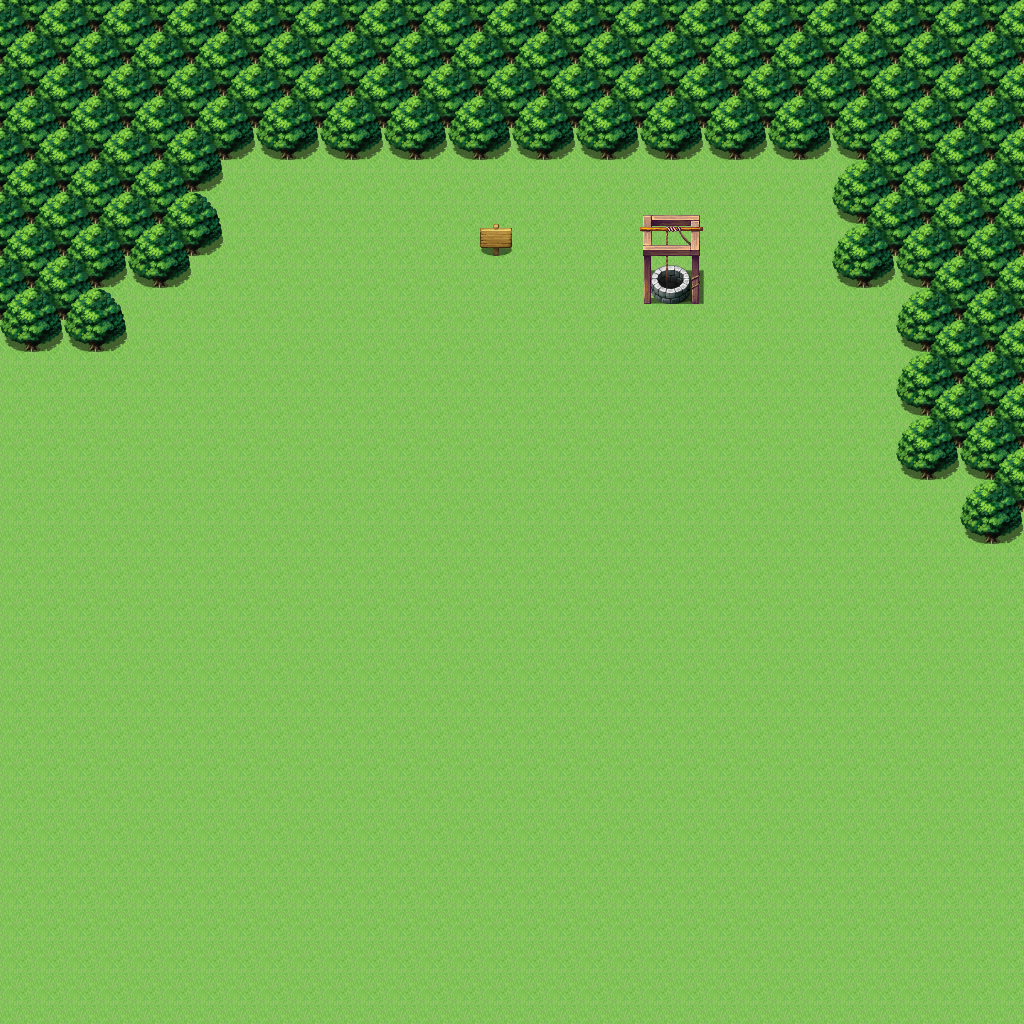

The image is a tile-based game level rendered from a .tmx file. Its description and source (layers, tilesets, objects; grid data summarised) follow:
An orthogonal 64x64 tile map with 16x16 px tiles, 3 tile layers (Floor, Objects, RenderOnTop) and 18 objects (spawn, sign_testing_0, wishing_well_0).

<map version="1.0" orientation="orthogonal" width="64" height="64" tilewidth="16" tileheight="16">
 <tileset firstgid="1" name="Default Tileset" tilewidth="16" tileheight="16">
  <image source="default_tileset.png" width="1024" height="2528" />
 </tileset>
 <layer name="Floor" width="64" height="64">
  <data>[4096 cells, 4096 non-empty, 4 distinct tile ids]</data>
 </layer>
 <layer name="Objects" width="64" height="64">
  <data>[4096 cells, 1000 non-empty, 44 distinct tile ids]</data>
 </layer>
 <layer name="RenderOnTop" width="64" height="64">
  <data>[4096 cells, 50 non-empty, 26 distinct tile ids]</data>
 </layer>
 <objectgroup name="entities" width="64" height="64">
  <object name="spawn" x="480" y="288" width="16" height="16">
   <properties>
    <property name="noclip" value="true" />
    <property name="script" value="script/entity/spawn.js" />
    <property name="type" value="0" />
   </properties>
  </object>
  <object name="sign_testing_0" x="480" y="240" width="32" height="16">
   <properties>
    <property name="script" value="script/entity/testing.js" />
    <property name="type" value="0" />
   </properties>
  </object>
  <object name="wishing_well_0" x="640" y="272" width="64" height="32">
   <properties>
    <property name="script" value="script/entity/wishing_well.js" />
    <property name="type" value="0" />
   </properties>
  </object>
 </objectgroup>
 <objectgroup name="collisions" width="64" height="64">
  <object x="0" y="0" width="1024" height="160" />
  <object x="0" y="160" width="192" height="128" />
  <object x="192" y="224" width="32" height="32" />
  <object x="192" y="160" width="32" height="32" />
  <object x="928" y="160" width="96" height="320" />
  <object x="992" y="480" width="32" height="64" />
  <object x="960" y="512" width="32" height="32" />
  <object x="896" y="448" width="32" height="32" />
  <object x="896" y="384" width="32" height="32" />
  <object x="896" y="320" width="32" height="32" />
  <object x="864" y="160" width="64" height="128" />
  <object x="832" y="256" width="32" height="32" />
  <object x="832" y="192" width="32" height="32" />
  <object x="0" y="288" width="96" height="64" />
  <object x="96" y="320" width="32" height="32" />
 </objectgroup>
</map>
